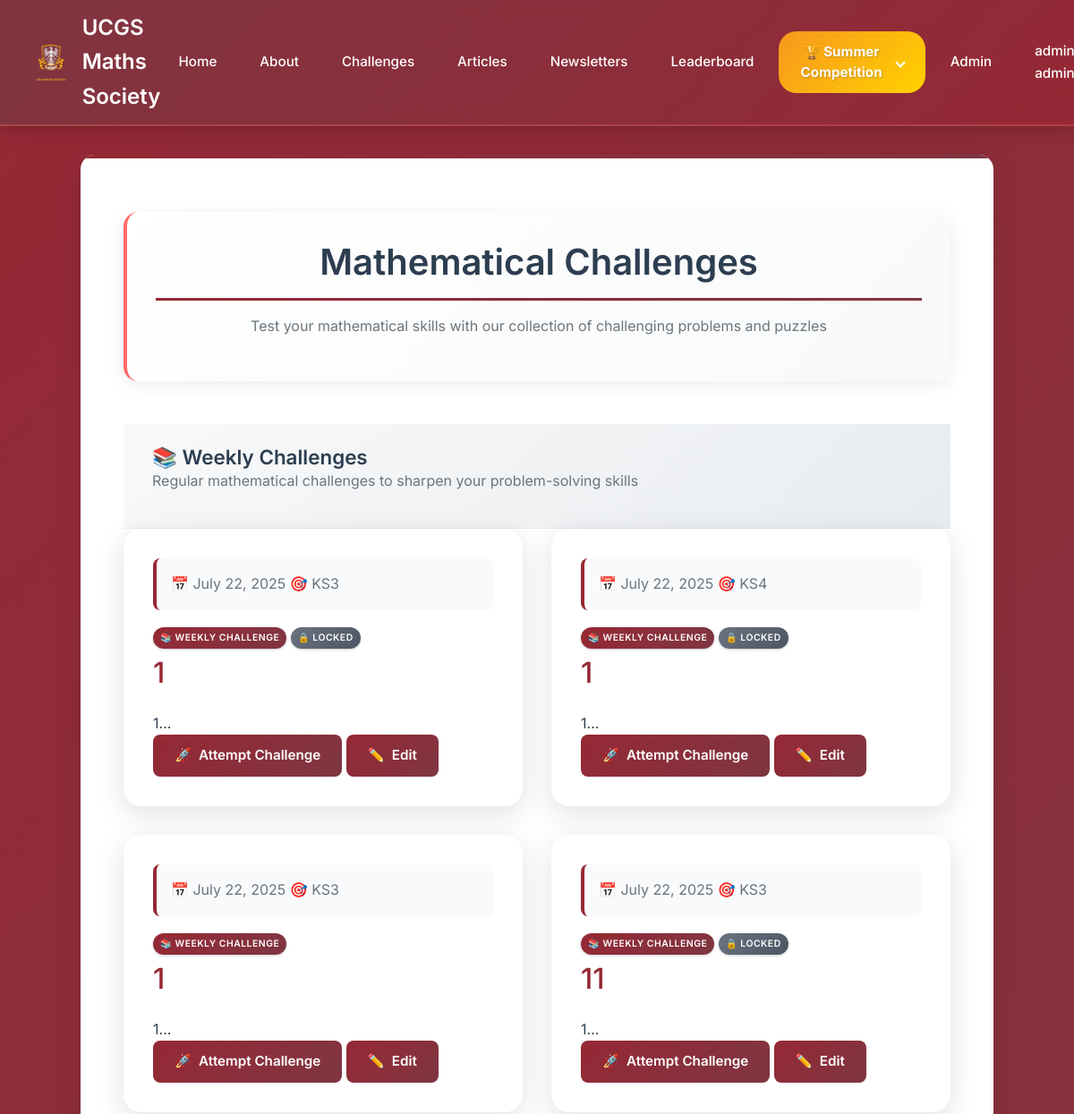
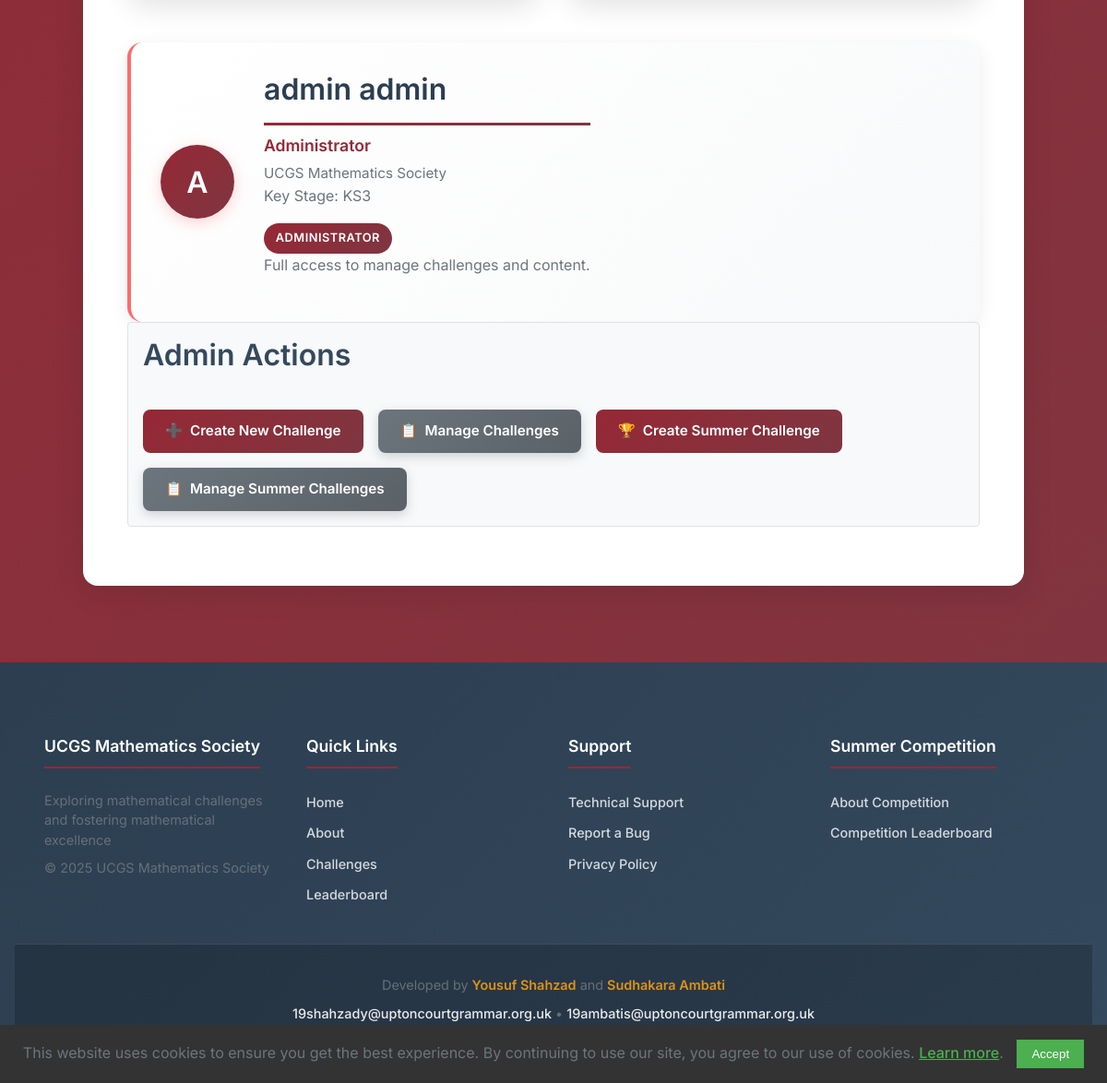
Page /challenges (signed in) on the committed database (2 pictures, top to bottom).
### app/models.py (models this page shows, shortened)
class User(UserMixin, db.Model):
    __tablename__ = "users"
    id = db.Column(db.Integer, primary_key=True)
    full_name = db.Column(db.String(100), nullable=False, index=True)
    email = db.Column(db.String(120), unique=True, nullable=False, index=True)
    year = db.Column(db.Integer)
    maths_class = db.Column(db.String(100))
    password_hash = db.Column(db.String(128))
    is_admin = db.Column(db.Boolean, default=False, nullable=False)
    key_stage = db.Column(db.String(3), nullable=False, index=True)
    school_id = db.Column(db.Integer, db.ForeignKey('school.id'), nullable=True, index=True)
    is_competition_participant = db.Column(db.Boolean, default=False, nullable=False)
    submissions = db.relationship(
        "AnswerSubmission",
        back_populates="user",
        lazy="dynamic",
        cascade="all, delete-orphan"
    )
    articles = db.relationship(
        "Article",
        back_populates="author",
        lazy="dynamic",
        cascade="all, save-update"
    )

class Challenge(db.Model):
    __tablename__ = "challenge"
    id = db.Column(db.Integer, primary_key=True, autoincrement=True)
    title = db.Column(db.String(100), nullable=False, index=True)
    content = db.Column(db.Text, nullable=False)
    date_posted = db.Column(db.DateTime, nullable=False, default=datetime.datetime.now, index=True)
    file_url = db.Column(db.String(100))
    key_stage = db.Column(db.String(3), nullable=False, index=True)
    first_correct_submission = db.Column(db.DateTime)
    release_at = db.Column(db.DateTime, nullable=True, index=True)
    is_manually_locked = db.Column(db.Boolean, default=False, nullable=False)
    lock_after_hours = db.Column(db.Integer, nullable=True)
    answer_boxes = db.relationship(
        "ChallengeAnswerBox",
        back_populates="challenge",
        lazy="dynamic",
        cascade="all, save-update",
        order_by="ChallengeAnswerBox.order"
    )
    submissions = db.relationship(
        "AnswerSubmission",
        back_populates="challenge",
        lazy="dynamic"
    )
    @property
    def is_locked(self):
        from datetime import datetime, timedelta
        if self.is_manually_locked:
            return True
        if self.lock_after_hours and self.release_at:
            lock_time = self.release_at + timedelta(hours=self.lock_after_hours)
            return datetime.now() > lock_time
        return False

### app/main/routes.py (the view)
@bp.route("/challenges")
def challenges():
    page = request.args.get("page", 1, type=int)
    try:
        now = datetime.datetime.now()
        challenges_pagination = None
        summer_challenges = []
        if current_user.is_authenticated:
            is_summer_participant = getattr(current_user, "is_competition_participant", False)
            if is_summer_participant:
                summer_challenges = SummerChallenge.query.filter_by(
                    key_stage=current_user.key_stage
                ).order_by(SummerChallenge.date_posted.desc()).all()
                challenges_pagination = Challenge.query.filter(Challenge.id == -1).paginate(
                    page=page, per_page=6, error_out=False
                )
            else:
                challenges_pagination = Challenge.query.filter(
                    Challenge.release_at <= now
                ).order_by(Challenge.date_posted.desc()).paginate(
                    page=page, per_page=6, error_out=False
                )
                summer_challenges = []
        else:
            flash("Please log in to view challenges.", "info")
            return redirect(url_for('auth.login'))
        return render_template(
            "main/challenges.html",
            challenges=challenges_pagination,
            summer_challenges=summer_challenges
        )
    except SQLAlchemyError as e:
        current_app.logger.error(f"Error loading challenges: {str(e)}")
        flash("Unable to load challenges at this time.", "error")
        return redirect(url_for("main.home"))

### app/__init__.py (called while the page is built)
def initialize_extensions(app):
    ckeditor.init_app(app)
    db.init_app(app)
    login_manager.init_app(app)
    migrate.init_app(app, db, render_as_batch=True)
    from app.models import User
    @login_manager.user_loader
    def load_user(user_id):
        return User.query.get(int(user_id))

### app/templates/main/challenges.html (shortened to what this page needs)
{% extends "base.html" %}
{% block content %}
    <link rel="stylesheet" href="https://cdnjs.cloudflare.com/ajax/libs/mathquill/0.10.1/mathquill.min.css">
<div class="challenges-container">
    <div class="page-header">
        {% if current_user.is_authenticated and current_user.is_competition_participant %}
            <h1>🏆 Summer Competition Challenges</h1>
            <p class="page-subtitle">Exclusive challenges for Summer Mathematics Competition 2025 participants</p>
        {% else %}
            <h1>Mathematical Challenges</h1>
            <p class="page-subtitle">Test your mathematical skills with our collection of challenging problems and puzzles</p>
        {% endif %}
    </div>
    {% if current_user.is_authenticated and not current_user.is_competition_participant %}
    <div class="regular-challenges-section">
        <div class="section-header">
            <h2>📚 Weekly Challenges</h2>
            <p>Regular mathematical challenges to sharpen your problem-solving skills</p>
        </div>
        <div class="challenges-grid">
            {% for challenge in challenges.items %}
            <article class="challenge-card">
                <div class="challenge-header">
                    <div class="challenge-meta">
                        <span class="challenge-date">
                            <span class="meta-icon">📅</span>
                            {{ challenge.date_posted.strftime('%B %d, %Y') }}
                        </span>
                        <span class="challenge-keystage">
                            <span class="meta-icon">🎯</span>
                            {{ challenge.key_stage.upper() }}
                        </span>
                    </div>
                    <div class="challenge-badge">
                        <span class="weekly-badge">📚 Weekly Challenge</span>
                    </div>
                    {% if challenge.is_locked %}
                    <div class="challenge-badge locked">
                        <span class="status-icon">🔒</span>
                        <span>Locked</span>
                    </div>
                    {% endif %}
                </div>
                <div class="challenge-content">
                    <h2 class="challenge-title">
                        <a href="{{ url_for('main.challenge', challenge_id=challenge.id) }}">
                            {{ challenge.title }}
                        </a>
                    </h2>
                    <div class="challenge-excerpt">
                        {{ challenge.content | safe | striptags | truncate(200) }}...
                    </div>
                </div>
                <div>
                    <a href="{{ url_for('main.challenge', challenge_id=challenge.id) }}"
                       class="button challenge-attempt-btn">
                        <span>🚀</span> Attempt Challenge
                    </a>
                    {% if current_user.is_admin %}
                    <a href="{{ url_for('admin.edit_challenge', challenge_id=challenge.id) }}"
                       class="button button-outline">
                        <span>✏️</span> Edit
                    </a>
                    {% endif %}
                </div>
            </article>
            {% endfor %}
        </div>
    </div>
    {% endif %}
    {% if current_user.is_authenticated %}
    <div class="profile-header">
        <div class="profile-avatar">
            <div class="avatar-icon">
                <span>{{ current_user.full_name[0].upper() }}</span>
            </div>
        </div>
        <div class="profile-info">
            <h1>{{ current_user.full_name }}</h1>
            <p class="profile-role">{{ 'Administrator' if current_user.is_admin else 'Student' }}</p>
            <p class="profile-school">{{ current_user.school.name if current_user.school else 'UCGS Mathematics Society' }}</p>
            <p class="profile-keystage">Key Stage: {{ current_user.key_stage.upper() }}</p>
            {% if current_user.is_admin %}
                        <span class="role-badge admin">Administrator</span>
                        <p>Full access to manage challenges and content.</p>
                    {% elif current_user.is_competition_participant %}
                        <span class="role-badge summer-user">🏆 Summer Competition Participant</span>
                        <p>Access to summer challenges.</p>
                    {% else %}
                        <span class="role-badge user">Student</span>
                        <p>Access to weekly challenges.</p>
                    {% endif %}
        </div>
    </div>
    {% endif %}
    {% if current_user.is_admin %}
    <div class="admin-actions">
        <div class="admin-section-header">
            <h2>Admin Actions</h2>
        </div>
        <div class="admin-buttons">
            <a href="{{ url_for('admin.create_challenge') }}" class="button">
                <span>➕</span> Create New Challenge
            </a>
            <a href="{{ url_for('admin.manage_challenges') }}" class="button button-secondary">
                <span>📋</span> Manage Challenges
            </a>
            <a href="{{ url_for('admin.create_summer_challenge') }}" class="button">
                <span>🏆</span> Create Summer Challenge
            </a>
            <a href="{{ url_for('admin.manage_summer_challenges') }}" class="button button-secondary">
                <span>📋</span> Manage Summer Challenges
            </a>
        </div>
    </div>
    {% endif %}
</div>
{% endblock %}

### app/templates/base.html (shortened to what this page needs)
<!DOCTYPE html>
<html lang="en">
    <head>
        <link rel="stylesheet" href="{{ url_for('static', filename='css/styles.min.css') }}">
        <link rel="stylesheet" href="https://cdnjs.cloudflare.com/ajax/libs/mathquill/0.10.1/mathquill.min.css">
</head>
<body>
    <header>
        <nav class="nav-container">
            <a href="{{ url_for('main.home') }}" class="nav-logo">
                <img src="{{ url_for('static', filename='images/crest.png') }}" alt="UCGS Crest">
                <span>UCGS Maths Society<span>
            </a>
            <ul class="nav-menu" id="navMenu">
                <li><a href="{{ url_for('main.home') }}">Home</a></li>
                <li><a href="{{ url_for('main.about') }}">About</a></li>
                <li><a href="{{ url_for('main.challenges') }}">Challenges</a></li>
                <li><a href="{{ url_for('main.articles') }}">Articles</a></li>
                <li><a href="{{ url_for('main.newsletters') }}">Newsletters</a></li>
                <li><a href="{{ url_for('main.leaderboard') }}">Leaderboard</a></li>
                <li class="dropdown">
                    <a href="#" class="dropdown-toggle button summer-competition-link">
                        🏆 Summer Competition
                        <span class="dropdown-arrow"></span>
                    </a>
                </li>
                {% if current_user.is_anonymous %}
                    <li class="nav-auth"><a href="{{ url_for('auth.login') }}" class="" style="margin-top: 0">Login</a></li>
                    <li class="nav-auth"><a href="{{ url_for('auth.register') }}" class="">Register</a></li>
                    <li class="nav-auth"><a href="#" onclick="showSupportModal()" class="support-link">Support</a></li>
                {% else %}
                    {% if current_user.is_admin %}
                        <li><a href="{{ url_for('admin.admin_index') }}">Admin</a></li>
                    {% endif %}
                    <li class="dropdown">
                        <a href="#" class="dropdown-toggle">
                            {{ current_user.full_name }}
                        </a>
                    </li>
                {% endif %}
            </ul>
        </nav>
    </header>
    <main>
        {% block content %}{% endblock %}
    </main>
    <footer>
        <div class="footer-content">
            <div class="footer-section">
                <h4>UCGS Mathematics Society</h4>
                <p>Exploring mathematical challenges and fostering mathematical excellence</p>
                <p>&copy; 2025 UCGS Mathematics Society</p>
            </div>
            <div class="footer-section">
                <h4>Quick Links</h4>
                <ul>
                    <li><a href="{{ url_for('main.home') }}">Home</a></li>
                    <li><a href="{{ url_for('main.about') }}">About</a></li>
                    <li><a href="{{ url_for('main.challenges') }}">Challenges</a></li>
                    <li><a href="{{ url_for('main.leaderboard') }}">Leaderboard</a></li>
                </ul>
            </div>
            <div class="footer-section">
                <h4>Support</h4>
                <ul>
                    <li><a href="#" onclick="showSupportModal()">Technical Support</a></li>
                    <li><a href="https://forms.cloud.microsoft/e/t2UThSWiVU" target="_blank">Report a Bug</a></li>
                    <li><a href="{{ url_for('main.privacy_policy') }}">Privacy Policy</a></li>
                </ul>
            </div>
            <div class="footer-section">
                <h4>Summer Competition</h4>
                <ul>
                    <li><a href="{{ url_for('main.summer_about') }}">About Competition</a></li>
                    <li><a href="{{ url_for('main.summer_leaderboard') }}">Competition Leaderboard</a></li>
                </ul>
            </div>
        </div>
        <div class="footer-bottom">
            <div class="footer-credits">
                <p>Developed by <strong>Yousuf Shahzad</strong> and <strong>Sudhakara Ambati</strong></p>
                <p>
                    <a href="mailto:19shahzady@uptoncourtgrammar.org.uk">19shahzady@uptoncourtgrammar.org.uk</a> •
                    <a href="mailto:19ambatis@uptoncourtgrammar.org.uk">19ambatis@uptoncourtgrammar.org.uk</a>
                </p>
            </div>
        </div>
    </footer>
    <div id="cookie-consent-banner" class="cookie-banner">
        <p>
            This website uses cookies to ensure you get the best experience. By continuing to use our site, you agree to our use of cookies.
            <a href="{{ url_for('main.privacy_policy') }}">Learn more</a>.
        </p>
        <button id="accept-cookies" class="cookie-button">Accept</button>
    </div>
</body>
</html>

### rows in the picture
User: full_name "admin admin", full_name "A", is_admin "Administrator", key_stage "KS3"
Challenge: date_posted "July 22, 2025", key_stage "KS3", is_manually_locked "LOCKED", title "1", content "1"
Challenge: date_posted "July 22, 2025", key_stage "KS4", is_manually_locked "LOCKED", title "1", content "1"
Challenge: date_posted "July 22, 2025", key_stage "KS3", title "1", content "1"
Challenge: date_posted "July 22, 2025", key_stage "KS3", is_manually_locked "LOCKED", title "11", content "1"
